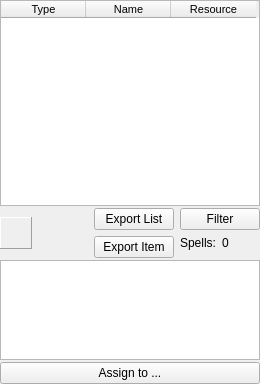
<?xml version="1.0" encoding="UTF-8"?>
<ui version="4.0">
 <class>ItemBrowserWidget</class>
 <widget class="QWidget" name="ItemBrowserWidget">
  <property name="geometry">
   <rect>
    <x>0</x>
    <y>0</y>
    <width>260</width>
    <height>384</height>
   </rect>
  </property>
  <property name="windowTitle">
   <string>Form</string>
  </property>
  <layout class="QVBoxLayout" name="verticalLayout">
   <property name="spacing">
    <number>2</number>
   </property>
   <property name="leftMargin">
    <number>0</number>
   </property>
   <property name="topMargin">
    <number>0</number>
   </property>
   <property name="rightMargin">
    <number>0</number>
   </property>
   <property name="bottomMargin">
    <number>0</number>
   </property>
   <item>
    <layout class="QHBoxLayout" name="horizontalLayout">
     <item>
      <widget class="QTableWidget" name="tableWidget">
       <property name="minimumSize">
        <size>
         <width>0</width>
         <height>200</height>
        </size>
       </property>
       <property name="font">
        <font>
         <pointsize>8</pointsize>
        </font>
       </property>
       <property name="editTriggers">
        <set>QAbstractItemView::NoEditTriggers</set>
       </property>
       <property name="sortingEnabled">
        <bool>true</bool>
       </property>
       <attribute name="horizontalHeaderCascadingSectionResizes">
        <bool>true</bool>
       </attribute>
       <attribute name="horizontalHeaderDefaultSectionSize">
        <number>85</number>
       </attribute>
       <attribute name="horizontalHeaderMinimumSectionSize">
        <number>50</number>
       </attribute>
       <attribute name="horizontalHeaderStretchLastSection">
        <bool>false</bool>
       </attribute>
       <column>
        <property name="text">
         <string>Type</string>
        </property>
       </column>
       <column>
        <property name="text">
         <string>Name</string>
        </property>
       </column>
       <column>
        <property name="text">
         <string>Resource</string>
        </property>
       </column>
      </widget>
     </item>
    </layout>
   </item>
   <item>
    <layout class="QHBoxLayout" name="horizontalLayout_3">
     <property name="spacing">
      <number>6</number>
     </property>
     <item>
      <widget class="QLabel" name="labelBitmap">
       <property name="sizePolicy">
        <sizepolicy hsizetype="Fixed" vsizetype="Fixed">
         <horstretch>0</horstretch>
         <verstretch>0</verstretch>
        </sizepolicy>
       </property>
       <property name="minimumSize">
        <size>
         <width>32</width>
         <height>32</height>
        </size>
       </property>
       <property name="maximumSize">
        <size>
         <width>32</width>
         <height>32</height>
        </size>
       </property>
       <property name="frameShape">
        <enum>QFrame::Panel</enum>
       </property>
       <property name="frameShadow">
        <enum>QFrame::Raised</enum>
       </property>
       <property name="text">
        <string/>
       </property>
      </widget>
     </item>
     <item>
      <spacer name="horizontalSpacer">
       <property name="orientation">
        <enum>Qt::Horizontal</enum>
       </property>
       <property name="sizeHint" stdset="0">
        <size>
         <width>40</width>
         <height>20</height>
        </size>
       </property>
      </spacer>
     </item>
     <item>
      <layout class="QGridLayout" name="gridLayout_2">
       <property name="spacing">
        <number>6</number>
       </property>
       <item row="1" column="1">
        <widget class="QPushButton" name="pushButtonFilter">
         <property name="text">
          <string>Filter</string>
         </property>
        </widget>
       </item>
       <item row="2" column="1">
        <layout class="QFormLayout" name="formLayout">
         <property name="fieldGrowthPolicy">
          <enum>QFormLayout::FieldsStayAtSizeHint</enum>
         </property>
         <item row="0" column="0">
          <widget class="QLabel" name="labelSpells">
           <property name="text">
            <string>Spells:</string>
           </property>
          </widget>
         </item>
         <item row="0" column="1">
          <widget class="QLabel" name="labelNumSpells">
           <property name="text">
            <string>0</string>
           </property>
          </widget>
         </item>
        </layout>
       </item>
       <item row="1" column="0">
        <widget class="QPushButton" name="pushButtonExportList">
         <property name="text">
          <string>Export List</string>
         </property>
        </widget>
       </item>
       <item row="2" column="0">
        <widget class="QPushButton" name="pushButtonExportSpell">
         <property name="text">
          <string>Export Item</string>
         </property>
        </widget>
       </item>
      </layout>
     </item>
    </layout>
   </item>
   <item>
    <widget class="QTextBrowser" name="textBrowserDescription">
     <property name="sizePolicy">
      <sizepolicy hsizetype="Expanding" vsizetype="Maximum">
       <horstretch>0</horstretch>
       <verstretch>0</verstretch>
      </sizepolicy>
     </property>
     <property name="maximumSize">
      <size>
       <width>16777215</width>
       <height>100</height>
      </size>
     </property>
    </widget>
   </item>
   <item>
    <widget class="QPushButton" name="pushButtonAssign">
     <property name="text">
      <string>Assign to ...</string>
     </property>
    </widget>
   </item>
  </layout>
 </widget>
 <resources/>
 <connections/>
</ui>
